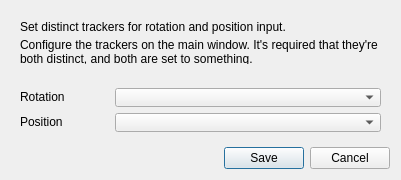
<?xml version="1.0" encoding="UTF-8"?>
<ui version="4.0">
 <class>fusion_ui</class>
 <widget class="QWidget" name="fusion_ui">
  <property name="windowModality">
   <enum>Qt::NonModal</enum>
  </property>
  <property name="geometry">
   <rect>
    <x>0</x>
    <y>0</y>
    <width>397</width>
    <height>180</height>
   </rect>
  </property>
  <property name="sizePolicy">
   <sizepolicy hsizetype="Maximum" vsizetype="Maximum">
    <horstretch>0</horstretch>
    <verstretch>0</verstretch>
   </sizepolicy>
  </property>
  <property name="windowTitle">
   <string>Fusion</string>
  </property>
  <property name="windowIcon">
   <iconset>
    <normaloff>:/fusion-tracker-logo.png</normaloff>:/fusion-tracker-logo.png</iconset>
  </property>
  <property name="layoutDirection">
   <enum>Qt::LeftToRight</enum>
  </property>
  <property name="autoFillBackground">
   <bool>false</bool>
  </property>
  <layout class="QVBoxLayout" name="verticalLayout">
   <item>
    <widget class="QFrame" name="frame_2">
     <property name="frameShadow">
      <enum>QFrame::Raised</enum>
     </property>
     <layout class="QVBoxLayout" name="verticalLayout_2">
      <item>
       <widget class="QLabel" name="label">
        <property name="sizePolicy">
         <sizepolicy hsizetype="Minimum" vsizetype="Maximum">
          <horstretch>0</horstretch>
          <verstretch>0</verstretch>
         </sizepolicy>
        </property>
        <property name="text">
         <string>Set distinct trackers for rotation and position input.</string>
        </property>
       </widget>
      </item>
      <item>
       <widget class="QLabel" name="label_4">
        <property name="sizePolicy">
         <sizepolicy hsizetype="Minimum" vsizetype="Maximum">
          <horstretch>0</horstretch>
          <verstretch>0</verstretch>
         </sizepolicy>
        </property>
        <property name="text">
         <string>Configure the trackers on the main window. It's required that they're both distinct, and both are set to something.</string>
        </property>
        <property name="wordWrap">
         <bool>true</bool>
        </property>
       </widget>
      </item>
     </layout>
    </widget>
   </item>
   <item>
    <widget class="QFrame" name="frame">
     <property name="sizePolicy">
      <sizepolicy hsizetype="Maximum" vsizetype="Maximum">
       <horstretch>0</horstretch>
       <verstretch>0</verstretch>
      </sizepolicy>
     </property>
     <layout class="QGridLayout" name="gridLayout">
      <item row="0" column="0">
       <widget class="QLabel" name="label_2">
        <property name="sizePolicy">
         <sizepolicy hsizetype="Preferred" vsizetype="Maximum">
          <horstretch>1</horstretch>
          <verstretch>0</verstretch>
         </sizepolicy>
        </property>
        <property name="minimumSize">
         <size>
          <width>89</width>
          <height>0</height>
         </size>
        </property>
        <property name="text">
         <string>Rotation</string>
        </property>
       </widget>
      </item>
      <item row="0" column="1">
       <widget class="QComboBox" name="rot_tracker">
        <property name="sizePolicy">
         <sizepolicy hsizetype="Preferred" vsizetype="Maximum">
          <horstretch>3</horstretch>
          <verstretch>0</verstretch>
         </sizepolicy>
        </property>
        <property name="minimumSize">
         <size>
          <width>266</width>
          <height>0</height>
         </size>
        </property>
       </widget>
      </item>
      <item row="1" column="0">
       <widget class="QLabel" name="label_3">
        <property name="sizePolicy">
         <sizepolicy hsizetype="Preferred" vsizetype="Maximum">
          <horstretch>1</horstretch>
          <verstretch>0</verstretch>
         </sizepolicy>
        </property>
        <property name="minimumSize">
         <size>
          <width>89</width>
          <height>0</height>
         </size>
        </property>
        <property name="text">
         <string>Position</string>
        </property>
       </widget>
      </item>
      <item row="1" column="1">
       <widget class="QComboBox" name="pos_tracker">
        <property name="sizePolicy">
         <sizepolicy hsizetype="Preferred" vsizetype="Maximum">
          <horstretch>3</horstretch>
          <verstretch>0</verstretch>
         </sizepolicy>
        </property>
        <property name="minimumSize">
         <size>
          <width>266</width>
          <height>0</height>
         </size>
        </property>
       </widget>
      </item>
     </layout>
    </widget>
   </item>
   <item>
    <widget class="QDialogButtonBox" name="buttonBox">
     <property name="sizePolicy">
      <sizepolicy hsizetype="Minimum" vsizetype="Maximum">
       <horstretch>0</horstretch>
       <verstretch>0</verstretch>
      </sizepolicy>
     </property>
     <property name="standardButtons">
      <set>QDialogButtonBox::Cancel|QDialogButtonBox::Save</set>
     </property>
    </widget>
   </item>
  </layout>
 </widget>
 <resources>
  <include location="fusion.qrc"/>
 </resources>
 <connections/>
 <slots>
  <slot>startEngineClicked()</slot>
  <slot>stopEngineClicked()</slot>
  <slot>cameraSettingsClicked()</slot>
 </slots>
</ui>
